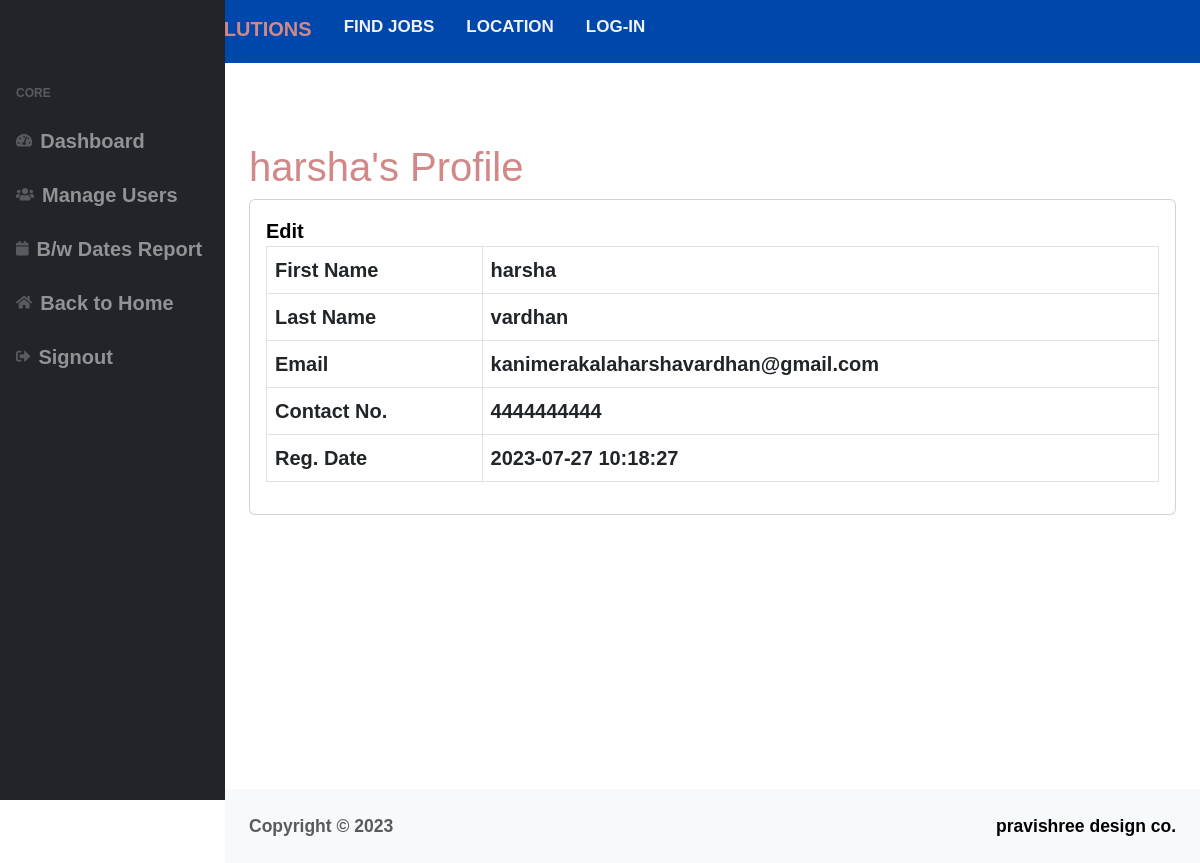
The app's page /profile.php (signed in) with its own data.
### tables this page shows
CREATE TABLE `users` (
  `id` int(11) NOT NULL,
  `fname` varchar(255) DEFAULT NULL,
  `lname` varchar(255) DEFAULT NULL,
  `email` varchar(255) DEFAULT NULL,
  `password` varchar(300) DEFAULT NULL,
  `contactno` varchar(11) DEFAULT NULL,
  `posting_date` timestamp NOT NULL DEFAULT current_timestamp(),
  `user_role` text DEFAULT 'user'
);

### profile.php (the view, shortened to what this page needs)
<?php session_start();
include_once('includes/config.php');
if (strlen($_SESSION['id']==0)) {
  header('location:logout.php');
  } else{
?>
<!DOCTYPE html>
<html lang="en">
    <head>
        <link href="https://cdn.jsdelivr.net/npm/simple-datatables@latest/dist/style.css" rel="stylesheet" />
        <link href="css/styles.css" rel="stylesheet" />
    </head>
    <body class="sb-nav-fixed">
      <?php include_once('includes/navbar.php');?>
        <div id="layoutSidenav">
            <div id="layoutSidenav_content">
                <main>
                    <div class="container-fluid px-4">
<?php
$userid=$_SESSION['id'];
$query=mysqli_query($con,"select * from users where id='$userid'");
while($result=mysqli_fetch_array($query))
{?>
                        <h1 class="mt-4"><?php echo $result['fname'];?>'s Profile</h1>
                        <div class="card mb-4">
                            <div class="card-body">
                                <a href="edit-profile.php">Edit</a>
                                <table class="table table-bordered">
                                   <tr>
                                    <th>First Name</th>
                                       <td><?php echo $result['fname'];?></td>
                                   </tr>
                                   <tr>
                                       <th>Last Name</th>
                                       <td><?php echo $result['lname'];?></td>
                                   </tr>
                                   <tr>
                                       <th>Email</th>
                                       <td colspan="3"><?php echo $result['email'];?></td>
                                   </tr>
                                     <tr>
                                       <th>Contact No.</th>
                                       <td colspan="3"><?php echo $result['contactno'];?></td>
                                   </tr>
                                        <tr>
                                       <th>Reg. Date</th>
                                       <td colspan="3"><?php echo $result['posting_date'];?></td>
                                   </tr>
                                </table>
                            </div>
                        </div>
<?php } ?>
                    </div>
                </main>
          <?php include('includes/footer.php');?>
            </div>
        </div>
    </body>
</html>
<?php } ?>

### includes/navbar.php (style rules this page uses)
body { margin: 0; font-family: Arial, Helvetica, sans-serif; }
a { text-decoration: none; color: black; }

### records on screen
users: fname "harsha", lname "vardhan", email "kanimerakalaharshavardhan@gmail.com", contactno "4444444444", posting_date "2023-07-27 10:18:27"
